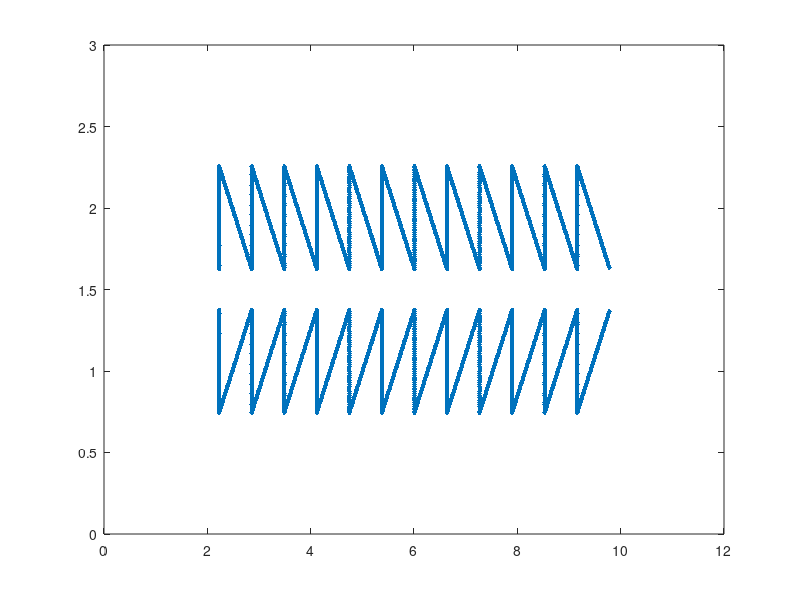

Write MATLAB code to recreate this figure.
%-------------------------------------------------------------------------------------------------------------------%
%
% IB2d is an Immersed Boundary Code (IB) for solving fully coupled non-linear 
% 	fluid-structure interaction models. This version of the code is based off of
%	Peskin's Immersed Boundary Method Paper in Acta Numerica, 2002.
%
% Author: Nicholas A. Battista
% Email:  nickabattista@gmail.com
% Date Created: May 27th, 2015
% Institution: UNC-CH
%
% This code is capable of creating Lagrangian Structures using:
% 	1. Springs
% 	2. Beams (*torsional springs)
% 	3. Target Points
%	4. Muscle-Model (combined Force-Length-Velocity model, "Hill+(Length-Tension)")
%
% One is able to update those Lagrangian Structure parameters, e.g., spring constants, resting lengths, etc
% 
% There are a number of built in Examples, mostly used for teaching purposes. 
% 
% If you would like us to add a specific muscle model, please let Nick (nickabattista@gmail.com) know.
%
%--------------------------------------------------------------------------------------------------------------------%


%%%%%%%%%%%%%%%%%%%%%%%%%%%%%%%%%%%%%%%%%%%%%%%%%%%%%%%%%%%%%%%%%%%%%
%
% FUNCTION: updates the target point positions
%
%%%%%%%%%%%%%%%%%%%%%%%%%%%%%%%%%%%%%%%%%%%%%%%%%%%%%%%%%%%%%%%%%%%%%

function give_Me_Sawtooth_Geometry()

Lx = 12;        % Length of Computational Domain in X (m)
Ly = 3.0;        % Length of Computational Domain in Y (m)
Nx = 512;        % Grid Resolution in X
Ny = 128;        % Grid Resolution in Y
ds = Lx/(2.1*Nx);  % Makes Lagrangian Spaced based on 512x512 finest grid

% Experiment: 
% 12 teeth
% d = 6.3mm (height of teeth)
% L = 7.6cm
% w = 6.3mm
% G = avg. gap between panels
% f = frequency
% a = peak to peak amplitude
%
% RE CALCULATION
% v(characteristic) = afL/G NOTE: a/G = 0cclusion Ratio
% L(characteristic) = d

% Geometric Parameters
d = 0.63; % height of tooth
w = 0.63; % width of tooth
G = 0.25;  % vertical distance between teeth (gap)

%
% Gives Sawtooth Geometry
% 
[xLag, yLag] = give_Me_Lagrangian_Geometry(ds,d,w,G);
xLag = xLag + ( Lx/2- xLag(end/4) ); % shift geometry to center of domain
yLag = yLag + ( Ly/2 );    % shift geometry accordingly to center of domain


%
% PRINTING INFO FOR UPDATE_TARGET_POINT_POSITIONS()
%
fprintf('\n\n Info for Update_Target_Point_Positions():\n\n'); 
fprintf('G = %d (vertical gap btwn top and bottom)\n',G); 
fprintf('N_Top = %d (# of points on top of sawtooth)\n\n', length(xLag)/2);

%
% PLOT FINAL GEOMETRY
% 
ms = 10;
plot(xLag,yLag,'.','MarkerSize',ms); hold on;
axis([0 Lx 0 Ly]);

% Prints .vertex file!
struct_name = 'sawtooth';
print_Lagrangian_Vertices(xLag,yLag,struct_name);

% Prints .target file!
k_Target = 1e11;
print_Lagrangian_Target_Pts(xLag,k_Target,struct_name);

%%%%%%%%%%%%%%%%%%%%%%%%%%%%%%%%%%%%%%%%%%%%%%%%%%%%%%%%%%%%%%%%%%%%%%%%
%
% FUNCTION: prints VERTEX points to a file called sawtooth.vertex
%
%%%%%%%%%%%%%%%%%%%%%%%%%%%%%%%%%%%%%%%%%%%%%%%%%%%%%%%%%%%%%%%%%%%%%%%%

function print_Lagrangian_Vertices(xLag,yLag,struct_name)

    N = length(xLag);

    vertex_fid = fopen([struct_name '.vertex'], 'w');

    fprintf(vertex_fid, '%d\n', N );

    %Loops over all Lagrangian Pts.
    for s = 1:N
        X_v = xLag(s);
        Y_v = yLag(s);
        fprintf(vertex_fid, '%1.16e %1.16e\n', X_v, Y_v);
    end

    fclose(vertex_fid); 
    
%%%%%%%%%%%%%%%%%%%%%%%%%%%%%%%%%%%%%%%%%%%%%%%%%%%%%%%%%%%%%%%%%%%%%%%%
%
% FUNCTION: prints Vertex points to a file called sawtooth.target
%
%%%%%%%%%%%%%%%%%%%%%%%%%%%%%%%%%%%%%%%%%%%%%%%%%%%%%%%%%%%%%%%%%%%%%%%%

function print_Lagrangian_Target_Pts(xLag,k_Target,struct_name)

    N = length(xLag);

    target_fid = fopen([struct_name '.target'], 'w');

    fprintf(target_fid, '%d\n', N );

    %Loops over all Lagrangian Pts.
    for s = 1:N
        fprintf(target_fid, '%d %1.16e\n', s, k_Target);
    end

    fclose(target_fid);


%%%%%%%%%%%%%%%%%%%%%%%%%%%%%%%%%%%%%%%%%%%%%%%%%%%%%%%%%%%%%%%%%%
%
% FUNCTION: gives Lagrangian geometry for sawtooth pump
%
%%%%%%%%%%%%%%%%%%%%%%%%%%%%%%%%%%%%%%%%%%%%%%%%%%%%%%%%%%%%%%%%%%

function[xLag, yLag] = give_Me_Lagrangian_Geometry(ds,d,w,G)

%
% gives geometry for one tooth
%
[xTooth, yTooth] = give_Me_One_Tooth_Geometry(ds,d,w);

%combines for many teeth
numTeeth = 12;
xTLag = xTooth; xBLag = xTooth;
yTLag = yTooth; yBLag = -yTooth;
for j=1:numTeeth-1
    % top portion of sawtooth
    xTLag = [xTLag xTooth+j*w];
    yTLag = [yTLag yTooth];
    
    %bottom portion of sawtooth
    xBLag = [xBLag xTooth+j*w];
    yBLag = [yBLag -yTooth];
end

% testing geometry (when numTeeth=3)
% plot(xLag(1:end/3),yLag(1:end/3),'.'); hold on;
% plot(xLag(end/3+1:2/3*end),yLag(end/3+1:2/3*end),'o'); hold on;

% testing geometry for ALL teeth
%plot(xTLag,yTLag,'r.'); hold on;
%plot(xBLag,yBLag,'b.'); hold on;

%
% COMBINE TOP AND BOTTOM INTO SINGLE VECTOR AND TRANSLATE CORRECT DISTANCE
% (a/2)
%
xLag = [xTLag xBLag];
yLag = [yTLag+G/2 yBLag-G/2];

%Shift
%xLag = xLag + xLag(end/2);

%%%%%%%%%%%%%%%%%%%%%%%%%%%%%%%%%%%%%%%%%%%%%%%%%%%%%%%%%%%%%%%%%%%%%%%%
%
% FUNCTION: gives Lagrangian geometry for ONE sawtooth 'tooth' geometry
%           NOTE: geometry lower triangular pt: (0,0)
%                 right most point: (w,0)
%                 top-left most point: (0,d)
%
%%%%%%%%%%%%%%%%%%%%%%%%%%%%%%%%%%%%%%%%%%%%%%%%%%%%%%%%%%%%%%%%%%%%%%%%

function [xTooth, yTooth] = give_Me_One_Tooth_Geometry(ds,d,w)

% Make Vertical Piece
yH = 0:ds:d;
xH = zeros(1,length(yH));

% Make Diagonal Piece
diag = sqrt( d^2 + w^2 );
xDiag = -diag/2:ds:diag/2;
yDiag = zeros(1 , length(xDiag) );

% Rotate Diagonal Piece
ang = atan(d/w);
[xDiag,yDiag] = rotate_geometry(-ang,xDiag,yDiag);

% Translate into correct place
xDiag = xDiag + d/2;
yDiag = yDiag + w/2;

% Shift last point slightly so no overlap when combining teeth
xDiag(end) = ( 0.4*xDiag(end-1)+0.6*xDiag(end) );
yDiag(end) = ( 0.4*yDiag(end-1)+0.6*yDiag(end) );

% Combine teeth parts into one single vector
xTooth = [xH xDiag];
yTooth = [yH yDiag];

%
% TESTING GEOMETRY
%plot(xH,yH,'r.'); hold on;
%plot(xDiag,yDiag,'r.'); hold on;
%plot(xTooth,yTooth,'k'); hold on;

%%%%%%%%%%%%%%%%%%%%%%%%%%%%%%%%%%%%%%%%%%%%%%%%%%%%%%%%%%%%%%%%%%
%
% FUNCTION: rotate the geometry by ang
%
%%%%%%%%%%%%%%%%%%%%%%%%%%%%%%%%%%%%%%%%%%%%%%%%%%%%%%%%%%%%%%%%%%

function [xDiagN,yDiagN] = rotate_geometry(ang,xDiag,yDiag)

%
% Rotate Diagonal Piece
for i=1:length(xDiag)
   xDiagN(i) = xDiag(i)*cos(ang) - yDiag(i)*sin(ang);
   yDiagN(i) = xDiag(i)*sin(ang) + yDiag(i)*cos(ang);
end
